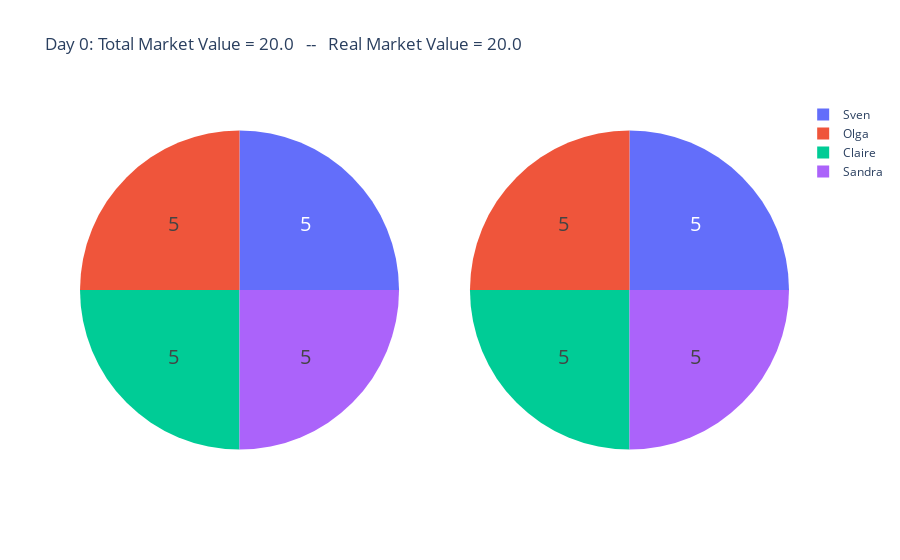

Write notebook code for a chart like this one.
### Code cell
plot_totals()
nextday()

### Figure 1 — Plotly figure (JSON) as saved in the notebook; plotly's stock layout.template omitted (floating-point values rounded to 4 significant figures)
{"data": [{"domain": {"x": [0, 0.45], "y": [0, 1]}, "hoverinfo": "label+percent", "labels": ["Sven", "Olga", "Claire", "Sandra"], "textfont": {"size": 20}, "textinfo": "value", "type": "pie", "values": [5, 5, 5, 5]}, {"domain": {"x": [0.55, 1], "y": [0, 1]}, "hoverinfo": "label+percent", "labels": ["Sven", "Olga", "Claire", "Sandra"], "textfont": {"size": 20}, "textinfo": "value", "type": "pie", "values": [5, 5, 5, 5]}], "layout": {"title": {"text": "Day 0: Total Market Value = 20.0   --   Real Market Value = 20.0"}}}
